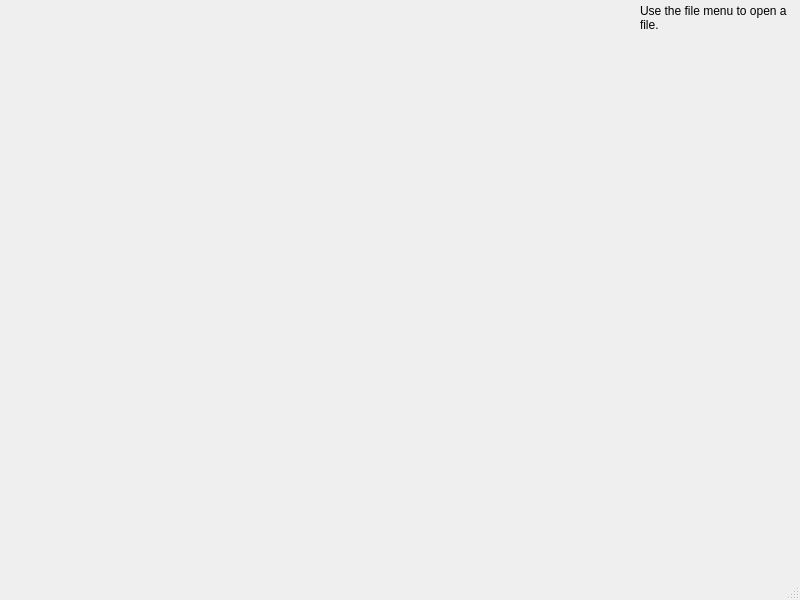
<?xml version="1.0" encoding="UTF-8"?>
<ui version="4.0">
 <class>MainWindow</class>
 <widget class="QMainWindow" name="MainWindow">
  <property name="geometry">
   <rect>
    <x>0</x>
    <y>0</y>
    <width>800</width>
    <height>600</height>
   </rect>
  </property>
  <property name="windowTitle">
   <string>MainWindow</string>
  </property>
  <widget class="QWidget" name="centralwidget">
   <widget class="QWidget" name="verticalLayoutWidget">
    <property name="geometry">
     <rect>
      <x>640</x>
      <y>0</y>
      <width>161</width>
      <height>161</height>
     </rect>
    </property>
    <layout class="QVBoxLayout" name="rightStatusLayout">
     <item>
      <widget class="QLabel" name="fileNameLabel">
       <property name="text">
        <string>Use the file menu to open a file.</string>
       </property>
       <property name="scaledContents">
        <bool>false</bool>
       </property>
       <property name="wordWrap">
        <bool>true</bool>
       </property>
      </widget>
     </item>
     <item>
      <widget class="QLabel" name="imageSizeLabel">
       <property name="text">
        <string/>
       </property>
      </widget>
     </item>
     <item>
      <widget class="QLabel" name="fileSizeLabel">
       <property name="text">
        <string/>
       </property>
      </widget>
     </item>
     <item>
      <widget class="QLabel" name="imageColorDepthLabel">
       <property name="text">
        <string/>
       </property>
      </widget>
     </item>
    </layout>
   </widget>
   <widget class="QWidget" name="gridLayoutWidget">
    <property name="geometry">
     <rect>
      <x>-1</x>
      <y>-1</y>
      <width>641</width>
      <height>561</height>
     </rect>
    </property>
    <layout class="QGridLayout" name="mainCentralLayout">
     <item row="0" column="0">
      <widget class="QLabel" name="imageLabel">
       <property name="sizePolicy">
        <sizepolicy hsizetype="Preferred" vsizetype="Preferred">
         <horstretch>0</horstretch>
         <verstretch>0</verstretch>
        </sizepolicy>
       </property>
       <property name="text">
        <string/>
       </property>
      </widget>
     </item>
    </layout>
   </widget>
  </widget>
  <widget class="QMenuBar" name="menubar">
   <property name="geometry">
    <rect>
     <x>0</x>
     <y>0</y>
     <width>800</width>
     <height>21</height>
    </rect>
   </property>
  </widget>
  <widget class="QStatusBar" name="statusbar"/>
 </widget>
 <resources/>
 <connections/>
</ui>
